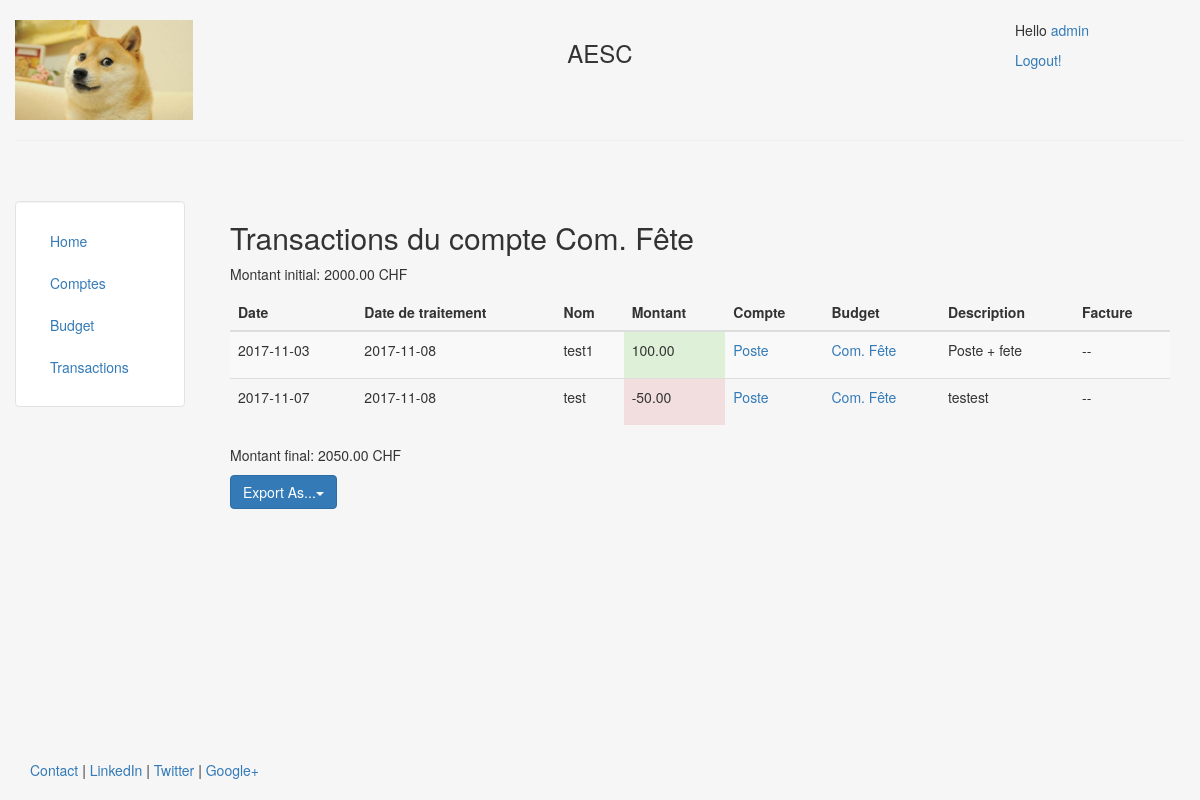
Screenshot of /budget/2 (signed in) with the database file from the repository.
### compta/models.py (models this page shows, shortened)
class Budget(models.Model):
    nom = models.CharField(max_length = 140)
    somme_depart = models.DecimalField(max_digits=11, decimal_places=2)
    somme_actuelle = models.DecimalField(max_digits=11, decimal_places=2)
    def __str__(self):
        return self.nom

class Transaction(models.Model):
    nom = models.CharField(max_length=140)
    somme = models.DecimalField(max_digits=11, decimal_places=2)
    compte = models.ForeignKey(Compte, on_delete=models.CASCADE)
    budget = models.ForeignKey(Budget, on_delete=models.CASCADE, blank=True, null=True)
    date = models.DateField()
    date_traitement = models.DateField(default=datetime.now)
    description = models.TextField()
    facture = models.FileField(upload_to=facture_path, blank=True, null=True)

class Compte(models.Model):
    nom = models.CharField(max_length = 140)
    somme_depart = models.DecimalField( max_digits=11, decimal_places=2)
    somme_actuelle = models.DecimalField(max_digits=11, decimal_places=2)
    def __str__(self):
        return self.nom

### compta/views.py (the view)
# urls.py: url(r'^budget/(?P<pk>\d+)$', views.detail_budget, name="detail_budget"),
@login_required
def detail_budget(request, pk):
    try:
        budget = Budget.objects.get(pk=pk)
        transac = Transaction.objects.filter(budget=pk)
    except:
        raise Http404("Le Budget spécifié n'existe pas!")
    return render(request, "compta/detail_budget.html", {'budget': budget, 'transac':transac})

### templates/compta/detail_budget.html
{% extends "compta/header.html" %}
{% block content %}
    <h2>Transactions du compte {{ budget.nom }}</h2>
    <p>Montant initial: {{ budget.somme_depart }} CHF</p>
    {% include 'compta/includes/transac.html' with object_list=transac%}
    <p>Montant final: {{ budget.somme_actuelle }} CHF</p>
    {% include 'compta/includes/export_snippet.html' %}
{% endblock %}

### templates/compta/includes/user.html
{% block content %}
    {% if user.is_authenticated %}
        <p>Hello <a href="{% url 'admin:index' %}">{{user.username}}</a></p>
        <p><a href="{% url 'logout' %}">Logout!</a></p>
    {% endif %}
{% endblock %}

### templates/compta/includes/transac.html
{% block content %}
<table class="table table-striped">
    <thead>
      <tr>
        <th>Date</th>
        <th>Date de traitement</th>
        <th>Nom</th>
        <th>Montant</th>
        <th>Compte</th>
        <th>Budget</th>
        <th>Description</th>
        <th>Facture</th>
      </tr>
    </thead>
    <tbody>
        {% for c in object_list %}
            <tr>
                <td>{{ c.date|date:"Y-m-d" }}</td>
                <td>{{ c.date_traitement|date:"Y-m-d" }}</td>
                <td>{{ c.nom }}</td>
                {% if  c.somme > 0 %}
                    <td class="bg-success">{{c.somme}}</td>
                {% else %}
                    <td class="bg-danger">{{c.somme}}</td>
                {% endif %}
                <td><a href="{% url 'detail_compte' c.compte.pk %}">{{ c.compte }}</a></td>
                <td>
                    {% if c.budget != None %}
                        <a href="{% url 'detail_budget' c.budget.pk %}">{{ c.budget }}</a>
                    {% else %}
                        <p>--</p>
                    {% endif %}
                </td>
                <td>{{ c.description }}</td>
                <td>
                    {% if c.facture != None %}
                        <a target="_blank" href="{{ c.facture.url }}"> {{ c.facture.name }}</a>
                    {% else %}
                        <p>--</p>
                    {% endif %}
                </td>
            </tr>
        {% endfor %}
    </tbody>
</table>
{% endblock %}

### templates/compta/header.html (style rules this page uses)
html, body { height:100% }

### rows the page displays
Budget: nom "Com. Fête", somme_depart "2000.00", somme_actuelle "2050.00"
Transaction: date "2017-11-03", date_traitement "2017-11-08", nom "test1", somme "100.00", compte "Poste", budget "Com. Fête", description "Poste + fete"
Transaction: date "2017-11-07", date_traitement "2017-11-08", nom "test", somme "-50.00", compte "Poste", budget "Com. Fête", description "testest"

### other values shown
{{ user.username }} "admin"
